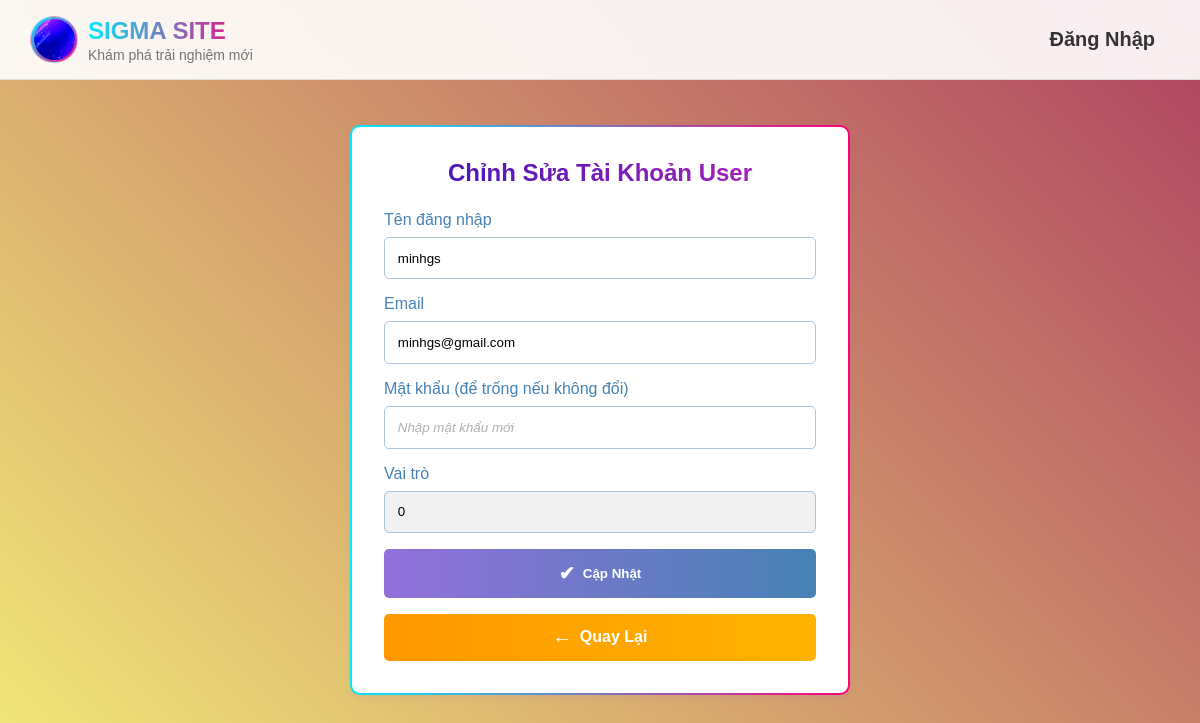
The app's page /edit_user.php?id=13 (signed in) with its own data.
### tables this page shows
CREATE TABLE `users` (
  `id` int(11) NOT NULL,
  `username` varchar(50) NOT NULL,
  `email` varchar(255) NOT NULL,
  `password` varchar(255) NOT NULL,
  `reset_password` varchar(255) DEFAULT NULL,
  `avatar` varchar(255) DEFAULT NULL,
  `created_at` timestamp NOT NULL DEFAULT current_timestamp(),
  `role` int(1) NOT NULL
);

### edit_user.php (the view, shortened to what this page needs)
<?php
include '../minh/config.php';
$user = null;
if (isset($_GET['id'])) {
    $user_id = (int)$_GET['id'];
    try {
        $stmt = $conn_user->prepare('SELECT * FROM users WHERE id = ?');
        $stmt->execute([$user_id]);
        $user = $stmt->fetch();
    } catch (PDOException $e) {
        $error = "Lỗi truy vấn: " . $e->getMessage();
    }
}
?>
<?php include 'header.php'; ?>
<div class="form-wrapper">
    <div class="form-container">
        <h2>Chỉnh Sửa Tài Khoản User</h2>
        <?php if ($user): ?>
            <form method="POST">
                <div class="form-group">
                    <label for="username">Tên đăng nhập</label>
                    <input type="text" id="username" name="username" value="<?php echo htmlspecialchars($user['username']); ?>" required>
                </div>
                <div class="form-group">
                    <label for="email">Email</label>
                    <input type="email" id="email" name="email" value="<?php echo htmlspecialchars($user['email']); ?>" required>
                </div>
                <div class="form-group">
                    <label for="password">Mật khẩu (để trống nếu không đổi)</label>
                    <input type="password" id="password" name="password" placeholder="Nhập mật khẩu mới">
                </div>
                <div class="form-group">
                    <label for="role">Vai trò</label>
                    <input type="text" id="role" name="role" value="<?php echo htmlspecialchars($user['role'] ?? 'user'); ?>" readonly>
                </div>
                <button type="submit" class="btn-edit-user">
                    <span class="btn-icon">✔</span> Cập Nhật
                </button>
                <a href="manage_users.php" class="btn-back">
                    <span class="btn-icon">←</span> Quay Lại
                </a>
            </form>
        <?php endif; ?>
    </div>
</div>

### styles.css (style rules this page uses)
* { margin: 0; padding: 0; box-sizing: border-box; font-family: 'Poppins', sans-serif; }

### edit_user.php (style rules this page uses)
.form-wrapper { flex: 1; display: flex; justify-content: center; align-items: center; padding-bottom: 60px; }
.form-container { background-color: #fff; padding: 2rem; border-radius: 10px; box-shadow: 0 4px 6px rgba(147, 112, 219, 0.1); border: 2px solid transparent; background: linear-gradient(#fff, #fff) padding-box, linear-gradient(90deg, #00eaff, #ff007a) border-box; width: 100%; max-width: 500px; animation: fadeInDown 0.6s ease-in-out; }
h2 { background: linear-gradient(90deg, #3915bb, #b424b4); -webkit-background-clip: text; background-clip: text; color: transparent; text-align: center; margin-bottom: 1.5rem; }
.form-group { margin-bottom: 1rem; }
label { display: block; color: #4682b4; margin-bottom: 0.5rem; }
input { width: 100%; padding: 0.8rem; border: 1px solid #b0c4de; border-radius: 5px; box-sizing: border-box; }
input[readonly] { background-color: #f0f0f0; cursor: not-allowed; }
input::placeholder { color: #b0b0b0; font-style: italic; }
.btn-edit-user { width: 100%; padding: 0.8rem; border: none; border-radius: 5px; cursor: pointer; transition: all 0.3s ease; background: linear-gradient(90deg, #9370db, #4682b4); color: white; font-weight: bold; margin-top: 1rem; display: flex; align-items: center; justify-content: center; gap: 8px; }
.btn-edit-user .btn-icon { font-size: 1.2rem; font-weight: bold; }
.btn-back { width: 100%; padding: 0.8rem; border: none; border-radius: 5px; cursor: pointer; transition: all 0.3s ease; background: linear-gradient(90deg, #ff9800, #ffb300); color: white; font-weight: bold; margin-top: 1rem; display: flex; align-items: center; justify-content: center; gap: 8px; text-decoration: none; }
.btn-back .btn-icon { font-size: 1.2rem; font-weight: bold; }

### records on screen
users: username "minhgs", email "minhgs@gmail.com", role "0"
